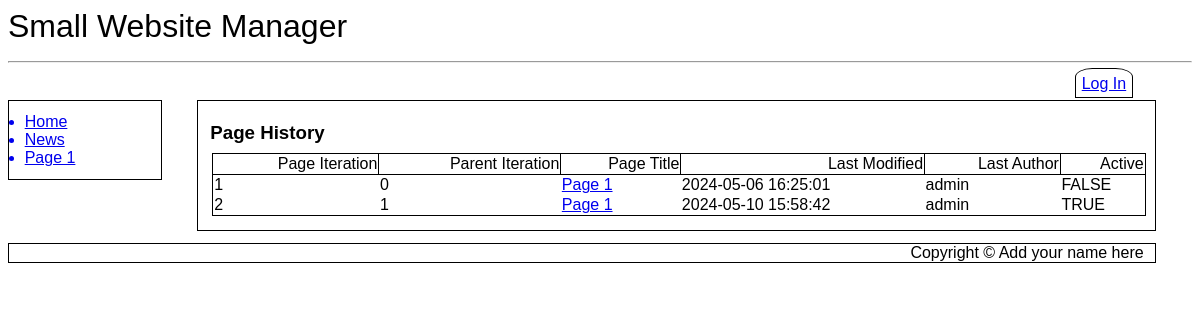
Screenshot of /pagehistory.php?pageID=2 with the database file from the repository.
### tables this page shows
CREATE TABLE `SubMenus` (
  `MenuID` int(11) NOT NULL,
  `LinkID` int(11) NOT NULL,
  `Page_ID` int(11) NOT NULL DEFAULT 0,
  `Menu_Entry` varchar(20) NOT NULL,
  `Title` varchar(500) NOT NULL,
  `Active` tinyint(1) NOT NULL DEFAULT 1
);

CREATE TABLE `Cust_Pages` (
  `Page_ID` int(11) NOT NULL,
  `Page_Iteration` int(11) NOT NULL,
  `Parent_Iteration` int(11) NOT NULL DEFAULT 0,
  `Title` text NOT NULL,
  `Body` text NOT NULL,
  `Last_Modified` datetime NOT NULL DEFAULT current_timestamp(),
  `Last_Author` int(11) NOT NULL
);

CREATE TABLE `Users` (
  `ID` int(11) NOT NULL,
  `First_Name` varchar(250) NOT NULL,
  `Last_Name` varchar(250) NOT NULL,
  `eMail` varchar(1000) NOT NULL,
  `User_Name` varchar(1000) NOT NULL,
  `Password` varchar(100) NOT NULL,
  `Activate_Pass` varchar(100) DEFAULT NULL,
  `Change_Pass` varchar(100) DEFAULT NULL,
  `Change_Pass_Expire` datetime DEFAULT NULL,
  `Forgot_Pass` varchar(100) DEFAULT NULL,
  `Forgot_Pass_Expire` datetime DEFAULT NULL,
  `DateTime_Joined` datetime NOT NULL,
  `Last_Logged` datetime NOT NULL DEFAULT current_timestamp(),
  `Authority_Level` tinyint(4) DEFAULT 1,
  `Active` tinyint(1) NOT NULL DEFAULT 0
);

### pagehistory.php (the view, shortened to what this page needs)
<?php
include ("db_connect.inc");
include ("header.inc");
include ("navbar.inc");
echo "<article id='main'>";
echo "<h3>Page History</h3>";
if ($_GET["pageID"]) {
	$pageID=$_GET["pageID"];
	echo "<table class='news'>\r\n";
	echo "<tr><th>Page Iteration</th><th>Parent Iteration</th><th>Page Title</th><th>Last Modified</th><th>Last Author</th><th>Active</th></tr>";
	$query1 = "SELECT Cust_Pages.Page_Iteration, Cust_Pages.Parent_Iteration, Cust_Pages.Title, Cust_Pages.Last_Modified, Users.User_Name FROM Cust_Pages LEFT JOIN Users ON Cust_Pages.Last_Author=Users.ID WHERE Cust_Pages.Page_ID=$pageID ORDER BY Page_Iteration ASC";
	$result1 = mysqli_query($cxn,$query1) or die ("Couldn't execute query.");
	$query2="SELECT Cust_Pages_DATA.Page_Iteration FROM Cust_Pages_DATA WHERE Cust_Pages_DATA.Page_ID=$pageID AND Cust_Pages_DATA.Active=1;";
	$result2 = mysqli_query($cxn,$query2) or die ("Couldn't execute query.");
	$row2 = mysqli_fetch_assoc($result2);
	while($row1 = mysqli_fetch_assoc($result1))
	{
		if ($row1['Page_Iteration'] == $row2['Page_Iteration']) {
			echo "<tr><td>{$row1['Page_Iteration']}</td><td>{$row1['Parent_Iteration']}</td><td><a href=\"index.php?page={$row1['Title']}\">{$row1['Title']}</a></td><td>{$row1['Last_Modified']}</td><td>{$row1['User_Name']}</td><td>TRUE</td></tr>";
		} else {
			echo "<tr><td>{$row1['Page_Iteration']}</td><td>{$row1['Parent_Iteration']}</td><td><a href=\"index.php?pageID={$pageID}&iteration={$row1['Page_Iteration']}\">{$row1['Title']}</a></td><td>{$row1['Last_Modified']}</td><td>{$row1['User_Name']}</td><td>FALSE</td></tr>";
		}
	}
	echo  "</table>\r\n";
} else {
	echo "Error: Thread not specified";
}
?>
</article>
<?php
include ("footer.inc");
?>

### header.inc (shortened to what this page needs)
<!DOCTYPE html>
<html lang="en">
<head>
	<link rel="stylesheet" href="style.css">
</head>
<body>
	<header>
<?php
		$query = "SELECT Value FROM Globals WHERE Global='Website Name'";
		$result = mysqli_query($cxn,$query) or die ("Couldn't execute query.");
		if ($row = mysqli_fetch_assoc($result))
		{
			$websiteName = $row['Value'];
			echo $websiteName."\r\n";
		} else {
			$message .= "Website Name not found. Check site settings.";
		}
?>
	<hr>
	</header>
<?php
if (isset($_SESSION['user_name']) AND $_SESSION['auth_lev'] >= 1) {
	echo "<div id='toptabbar' style='margin-bottom: 6pt'>\r\n";
	echo "<span style='text-align:left; margin-bottom: 0%;'>";
	echo "<nav id='hnav2' style='margin-bottom: 0%';>\r\n";
	echo $_SESSION['first_name']." you are logged in. \r\n";
	echo "Authority Level: ".$_SESSION['auth_lev']."\r\n";
	echo "</nav>\r\n";
	echo "</span>";
	echo "<span style='text-align:right; margin-bottom: 0%;'>";
	echo "<nav id='hnav1' style='margin-bottom: 0%;'>\r\n";
	echo "<a href='usersettings.php' style='margin-bottom: 0%;'>User Settings</a>\r\n";
	echo "<a href='sitesettings.php' style='margin-bottom: 0%;'>Site Settings</a>\r\n";
	echo "</span>";
	echo "<span style='text-align:right; margin-bottom: 0'>";
	echo "<form style='float:right; margin-left: 1%; margin-top: 0%; margin-bottom: 0; padding: 0%;' id='logout' action='index.php' method=\"post\">\r\n";
	echo "<input type=\"hidden\" id=\"submitCode\" name=\"submitCode\" value=\"Log_Out\" style='width: 0; height: 0'/>\r\n";
	echo "<input class='logoutbutton' type=\"submit\" name=\"Button\" style='margin-bottom: 0; margin-top: -9%;' value=\"Log&nbsp;out\" />\r\n";
	echo "</form>\r\n";
	echo "</span>";
	echo "</nav>\r\n";
	echo "</div>\r\n";
} elseif (htmlentities($_SERVER['PHP_SELF']) != "/login.php") {
	echo "<span style='text-align:right'>";
	echo "<nav id='hnav1' style='margin-right: 5%'>\r\n";
	echo "<a href='login.php'>Log In</a>\r\n";
	echo "</nav>\r\n";
	echo "</span>";
}
?>

### navbar.inc (shortened to what this page needs)
<nav id="vnav1">
<?php
$query = "SELECT Menu_Entry, Title FROM SubMenus WHERE MenuID='1' AND Active=1 ORDER BY LinkID ASC LIMIT 10";
$result = mysqli_query($cxn,$query) or die ("Couldn't execute query.");
while($row = mysqli_fetch_assoc($result))
{
	$menuEntry = $row['Menu_Entry'];
	$pageTitle = $row['Title'];
	$pageTitle = preg_replace('/ /', '_', $pageTitle);
	echo "<a href='$pageTitle'>$menuEntry</a>\r\n";
}
?>
</nav>

### footer.inc
<footer>
	Copyright &copy; Add your name here
</footer>
</body>
</html>

### style.css (style rules this page uses)
* { font-family: Arial, sans-serif; box-sizing: border-box; }
header { font-size: 24pt; }
hr { margin-bottom: 1%; }
h1, h2, h3 { padding: 0%; margin-top: 1%; margin-bottom: 1%; }
article#main { margin-left:16%; width: 81%; float:none; border: 1px solid black; padding: 1%; }
nav#vnav1 { width:13%; float:left; border: 1px solid black; padding: 1%; clear: both; margin-top: 0%; }
nav#vnav1 a { display: list-item; list-style-type: disc; margin-left: 3%; }
nav#hnav1 { margin-bottom: 0.6%; margin-right: 2%; }
nav#hnav1 a { border: 1px solid black; padding: 0.5%; margin-left: 0.5%; margin-bottom: 0%; border-top-left-radius: 30%; border-top-right-radius: 30%; }
footer { padding-right: 1%; padding-left: 1%; width: 97%; margin-top: 1%; clear: both; border: 1px solid black; text-align: right; }
table.news { border: 1px solid black; width: 100%; margin: 2px; margin-bottom: 5px; padding: 10px; border-collapse: collapse; text-align: left; border: 1px solid black; margin: 2px; }
th { border: 1px solid black; font-weight: normal; text-align: right; }

### rows the page displays
submenus: Menu_Entry "Home"
submenus: Menu_Entry "News"
submenus: Menu_Entry "Page 1"
cust_pages: Page_Iteration "1", Parent_Iteration "0", Title "Page 1", Last_Modified "2024-05-06 16:25:01", users.User_Name "admin"
cust_pages: Page_Iteration "2", Parent_Iteration "1", Title "Page 1", Last_Modified "2024-05-10 15:58:42", users.User_Name "admin"

### other values shown
$websiteName "Small Website Manager"
